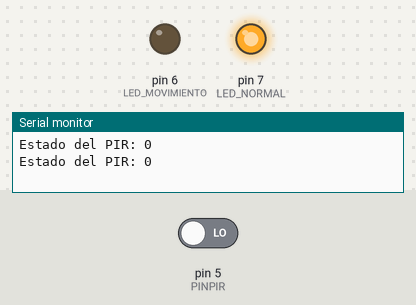
Bench run of a sketch on a simulated Arduino Uno, built with avr-gcc and run on an emulated ATmega328P. Shown: output pins drawn as LEDs (lit = HIGH), the last lines printed to the serial monitor. Inputs (shaded band) come from the test bench; at power-on: pin 5 (PINPIR) LOW.

Above: at 4.8 s.
4.9 s: pin 5 (PINPIR) driven HIGH
At 7.0 s:
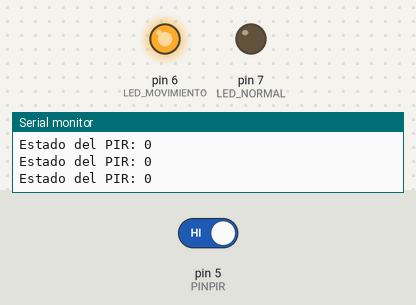
7.6 s: pin 5 (PINPIR) driven LOW
At 8.5 s:
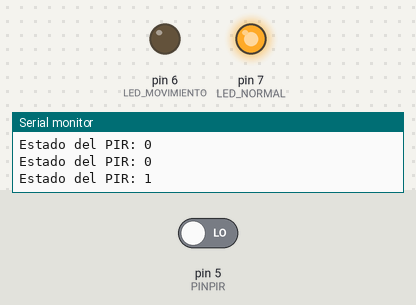
Timing chart, 0 to 10.6 s (numbered marks = the images above; inputs shaded):
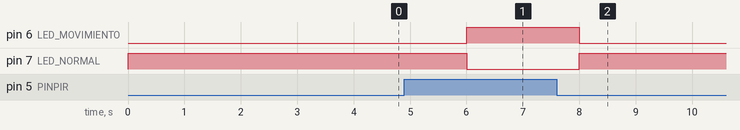

Measured:
- after the input at 4.9 s, pin 6 (LED_MOVIMIENTO): LOW → HIGH after 1.1 s; pin 7 (LED_NORMAL): HIGH → LOW after 1.1 s
- after the input at 7.6 s, pin 6 (LED_MOVIMIENTO): HIGH → LOW after 0.40 s; pin 7 (LED_NORMAL): LOW → HIGH after 0.40 s

The sketch:

15-SensorPIR.ino
```cpp
//Sensor de Movimiento PIR - Sensor el cual detecta movimiento con infrarrojo - Se debe calibrar manualmente
#define PINPIR 5
#define LED_MOVIMIENTO 6
#define LED_NORMAL 7


void setup() {
  // Inicializar como entrada el pin del PIR
  Serial.begin(9600);
  pinMode(PINPIR, INPUT);
  pinMode(LED_MOVIMIENTO, OUTPUT);
  pinMode(LED_NORMAL, OUTPUT);
}

void loop() {
  //Guardar el estado del PIN
  int valPir = 0;

  valPir = digitalRead(PINPIR);

  //Si hay movimiento se prende un led y se apaga el otro y viceversa
  if(valPir == HIGH){
    digitalWrite(LED_MOVIMIENTO, HIGH);
    digitalWrite(LED_NORMAL, LOW);
  } else {
    digitalWrite(LED_MOVIMIENTO, LOW);
    digitalWrite(LED_NORMAL, HIGH);
  }

  delay(2000);
  Serial.print("Estado del PIR: ");
  Serial.println(valPir);
}
```
